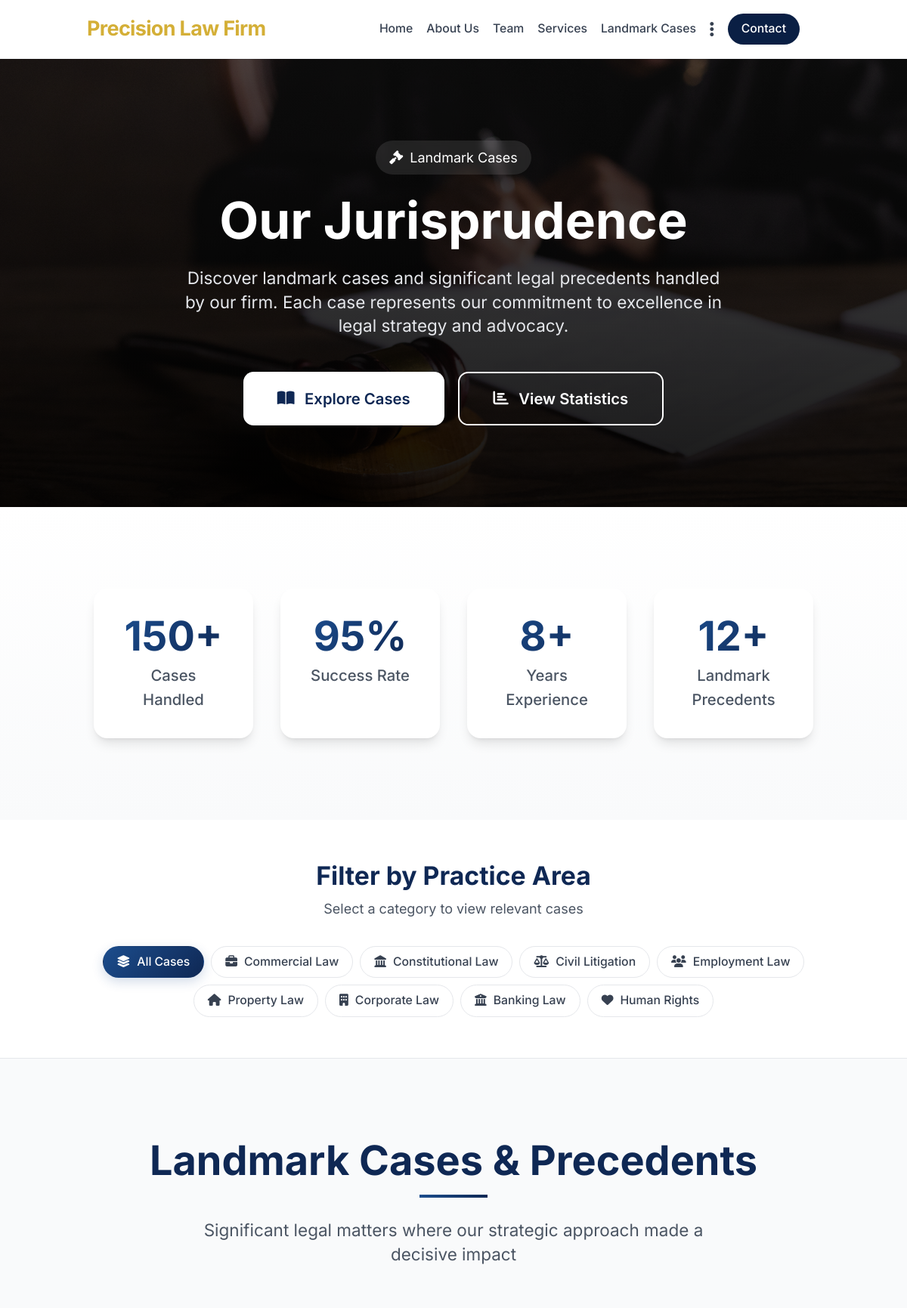
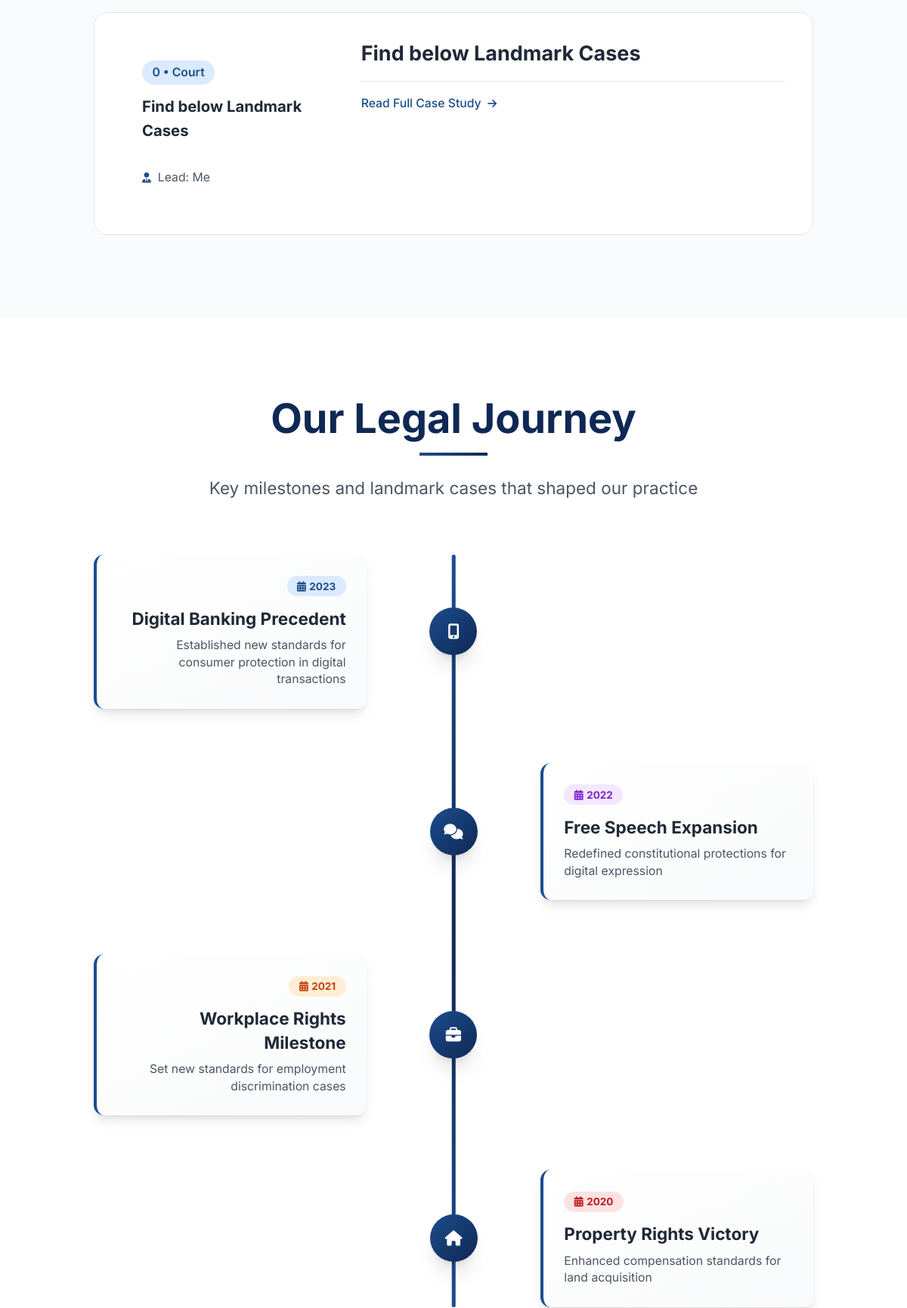
/pages/jurisprudence.php (upper part), run on the app's committed database (2 pictures, top to bottom).
### tables this page shows
CREATE TABLE `jurisprudence_hero` (
  `id` int(11) NOT NULL,
  `badge_text` varchar(255) NOT NULL,
  `title` varchar(255) NOT NULL,
  `subtitle` text NOT NULL,
  `background_image` varchar(500) DEFAULT NULL,
  `created_at` timestamp NULL DEFAULT current_timestamp(),
  `updated_at` timestamp NULL DEFAULT current_timestamp() ON UPDATE current_timestamp()
);

CREATE TABLE `jurisprudence_stats` (
  `id` int(11) NOT NULL,
  `label` varchar(255) NOT NULL,
  `value` varchar(50) NOT NULL,
  `suffix` varchar(10) DEFAULT '',
  `icon` varchar(50) DEFAULT NULL,
  `sort_order` int(11) DEFAULT 0,
  `is_active` tinyint(1) DEFAULT 1,
  `created_at` timestamp NULL DEFAULT current_timestamp()
);

CREATE TABLE `jurisprudence_categories` (
  `id` int(11) NOT NULL,
  `name` varchar(255) NOT NULL,
  `slug` varchar(100) NOT NULL,
  `icon` varchar(50) DEFAULT NULL,
  `sort_order` int(11) DEFAULT 0,
  `is_active` tinyint(1) DEFAULT 1,
  `created_at` timestamp NULL DEFAULT current_timestamp()
);

CREATE TABLE `jurisprudence_cases` (
  `id` int(11) NOT NULL,
  `title` varchar(500) NOT NULL,
  `case_number` varchar(100) DEFAULT NULL,
  `court` varchar(255) DEFAULT NULL,
  `year` int(11) DEFAULT NULL,
  `duration_months` int(11) DEFAULT NULL,
  `lead_attorney` varchar(255) DEFAULT NULL,
  `lead_attorney_initials` varchar(10) DEFAULT NULL,
  `category_id` int(11) DEFAULT NULL,
  `summary` text NOT NULL,
  `key_issues` text DEFAULT NULL,
  `outcome` text DEFAULT NULL,
  `impact` text DEFAULT NULL,
  `icon_color` varchar(50) DEFAULT 'blue',
  `featured` tinyint(1) DEFAULT 0,
  `sort_order` int(11) DEFAULT 0,
  `is_active` tinyint(1) DEFAULT 1,
  `created_at` timestamp NULL DEFAULT current_timestamp(),
  `updated_at` timestamp NULL DEFAULT current_timestamp() ON UPDATE current_timestamp()
);

CREATE TABLE `jurisprudence_timeline` (
  `id` int(11) NOT NULL,
  `year` int(11) NOT NULL,
  `title` varchar(255) NOT NULL,
  `description` text NOT NULL,
  `icon` varchar(50) DEFAULT NULL,
  `color` varchar(50) DEFAULT 'blue',
  `sort_order` int(11) DEFAULT 0,
  `is_active` tinyint(1) DEFAULT 1,
  `created_at` timestamp NULL DEFAULT current_timestamp()
);

### pages/jurisprudence.php (the view, shortened to what the rows shown need)
<?php
require '../config.php';
$stmt = $pdo->query("SELECT * FROM jurisprudence_hero ORDER BY id DESC LIMIT 1");
$hero = $stmt->fetch();
$stmt = $pdo->query("SELECT * FROM jurisprudence_stats WHERE is_active = 1 ORDER BY sort_order ASC");
$stats = $stmt->fetchAll();
$stmt = $pdo->query("SELECT * FROM jurisprudence_categories WHERE is_active = 1 ORDER BY sort_order ASC");
$categories = $stmt->fetchAll();
$stmt = $pdo->query("SELECT c.*, cat.name as category_name, cat.slug, cat.icon as category_icon
                     FROM jurisprudence_cases c
                     LEFT JOIN jurisprudence_categories cat ON c.category_id = cat.id
                     WHERE c.is_active = 1
                     ORDER BY c.featured DESC, c.sort_order ASC, c.year DESC");
$cases = $stmt->fetchAll();
$stmt = $pdo->query("SELECT * FROM jurisprudence_timeline WHERE is_active = 1 ORDER BY year DESC, sort_order ASC");
$timeline = $stmt->fetchAll();
function getColorClasses($color)
{
    $colors = [
        'blue' => ['bg' => 'bg-blue-50', 'text' => 'text-[#1C4D8D]', 'border' => 'border-[#1C4D8D]', 'light' => 'bg-blue-100'],
        'purple' => ['bg' => 'bg-purple-50', 'text' => 'text-purple-700', 'border' => 'border-purple-700', 'light' => 'bg-purple-100'],
        'orange' => ['bg' => 'bg-orange-50', 'text' => 'text-orange-700', 'border' => 'border-orange-700', 'light' => 'bg-orange-100'],
        'green' => ['bg' => 'bg-green-50', 'text' => 'text-green-700', 'border' => 'border-green-700', 'light' => 'bg-green-100'],
        'red' => ['bg' => 'bg-red-50', 'text' => 'text-red-700', 'border' => 'border-red-700', 'light' => 'bg-red-100']
    ];
    return $colors[$color] ?? $colors['blue'];
}
?>
<!DOCTYPE html>
<html lang="en">
<head>
    <script src="https://cdn.tailwindcss.com"></script>
    <link rel="stylesheet" href="https://cdnjs.cloudflare.com/ajax/libs/font-awesome/6.4.0/css/all.min.css">
    <link rel="stylesheet" href="https://unpkg.com/aos@next/dist/aos.css" />
</head>
<body class="bg-white">
    <section class="hero-section py-16 md:py-20 lg:py-24">
        <div class="container mx-auto px-4 sm:px-6 lg:px-8">
            <div class="max-w-4xl mx-auto text-center">
                <span class="inline-flex items-center bg-white/10 backdrop-blur-sm text-white px-4 py-2 rounded-full text-sm sm:text-base mb-6"
                    data-aos="fade-up-slow" data-aos-duration="1400">
                    <i class="fas fa-gavel mr-2"></i><?= htmlspecialchars($hero['badge_text'] ?? 'Landmark Cases') ?>
                </span>
                <h1 class="text-4xl sm:text-5xl lg:text-6xl xl:text-7xl font-bold text-white mb-6"
                    data-aos="fade-up-slow" data-aos-duration="1400" data-aos-delay="200">
                    <?= htmlspecialchars($hero['title'] ?? 'Our Landmark Cases') ?>
                </h1>
                <p class="text-base sm:text-lg md:text-xl text-gray-200 mb-8 md:mb-10 max-w-2xl mx-auto  px-4"
                    data-aos="fade-up-slow" data-aos-duration="1400" data-aos-delay="300">
                    <?= htmlspecialchars($hero['subtitle'] ?? 'Discover landmark cases and significant legal precedents handled by our firm. Each case represents our commitment to excellence in legal strategy and advocacy.') ?>
                </p>
                <div class="flex flex-col sm:flex-row gap-3 md:gap-4 justify-center px-4" data-aos="fade-up-slow" data-aos-duration="1400" data-aos-delay="400">
                    <a href="#featured-cases"
                        class="bg-white text-[#0F2854] px-6 md:px-8 lg:px-10 py-3 md:py-4 rounded-xl font-semibold hover:bg-gray-100 transition duration-300 inline-flex items-center justify-center text-sm md:text-base lg:text-lg">
                    </a>
                    <a href="#stats"
                        class="border-2 border-white text-white px-6 md:px-8 lg:px-10 py-3 md:py-4 rounded-xl font-semibold hover:bg-white/10 transition duration-300 inline-flex items-center justify-center text-sm md:text-base lg:text-lg">
                    </a>
                </div>
            </div>
        </div>
    </section>
    <section id="stats" class="py-16 md:py-20 lg:py-24 bg-gradient-to-b from-white to-gray-50 pattern-bg">
        <div class="container mx-auto px-4 sm:px-6 lg:px-8">
            <div class="grid grid-cols-2 lg:grid-cols-4 gap-4 sm:gap-6 md:gap-8 text-center">
                <?php if (!empty($stats)): ?>
                    <?php foreach ($stats as $index => $stat): ?>
                        <div class="bg-white rounded-xl sm:rounded-2xl p-4 sm:p-6 md:p-8 shadow-lg hover:shadow-xl transition-shadow duration-300"
                            data-aos="zoom-in" data-aos-delay="<?= $index * 100 ?>">
                            <div class="stat-counter text-2xl sm:text-3xl md:text-4xl lg:text-5xl font-bold text-[#0F2854] mb-1 md:mb-2">
                                <?= htmlspecialchars($stat['value']) ?><?= htmlspecialchars($stat['suffix'] ?? '') ?>
                            </div>
                            <p class="text-gray-600 text-xs sm:text-sm md:text-base lg:text-lg font-medium"><?= htmlspecialchars($stat['label']) ?></p>
                        </div>
                    <?php endforeach; ?>
                <?php endif; ?>
            </div>
        </div>
    </section>
    <section class="py-10 md:py-12 bg-white border-b border-gray-200">
        <div class="container mx-auto px-4 sm:px-6 lg:px-8">
            <div class="max-w-4xl mx-auto">
                <div class="flex flex-wrap gap-2 justify-center px-2" data-aos="fade-up-slow" data-aos-duration="1400" data-aos-delay="100">
                    <button class="category-btn active px-3 sm:px-4 py-2 text-xs sm:text-sm rounded-full border transition-all duration-300" data-category="all">
                        <i class="fas fa-layer-group mr-1 sm:mr-2"></i>All Cases
                    </button>
                    <?php if (!empty($categories)): ?>
                        <?php foreach ($categories as $category): ?>
                            <button class="category-btn px-3 sm:px-4 py-2 text-xs sm:text-sm rounded-full border transition-all duration-300" data-category="<?= htmlspecialchars($category['slug']) ?>">
                                <i class="fas <?= htmlspecialchars($category['icon'] ?? 'fa-folder') ?> mr-1 sm:mr-2"></i><?= htmlspecialchars($category['name']) ?>
                            </button>
                        <?php endforeach; ?>
                    <?php endif; ?>
                </div>
            </div>
        </div>
    </section>
    <section id="featured-cases" class="py-16 md:py-20 lg:py-24 bg-gray-50 pattern-bg">
        <div class="container mx-auto px-4 sm:px-6 lg:px-8">
            <div class="max-w-6xl mx-auto">
                <div class="text-center mb-12 md:mb-16" data-aos="fade-up-slow" data-aos-duration="1400">
                    <h2 class="text-3xl md:text-4xl lg:text-5xl font-bold text-[#0F2854] mb-3 md:mb-4">Landmark Cases & Precedents</h2>
                </div>
                <div class="space-y-6 md:space-y-8">
                    <?php if (!empty($cases)): ?>
                        <?php foreach ($cases as $index => $case):
                            $colors = getColorClasses($case['icon_color'] ?? 'blue');
                            $categorySlug = '';
                        ?>
                            <div class="case-card bg-white rounded-xl md:rounded-2xl p-4 sm:p-6 md:p-8 reveal"
                                data-category="<?= $categorySlug ?>"
                                data-aos="fade-up-slow" data-aos-duration="1400" data-aos-delay="<?= $index * 100 ?>">
                                <div class="flex flex-col lg:flex-row gap-6 md:gap-8">
                                    <div class="lg:w-1/3">
                                        <div class="bg-gradient-to-br from-<?= $colors['bg'] ?> to-gray-50 p-4 sm:p-5 md:p-6 rounded-xl h-full">
                                            <div class="mb-4 md:mb-6">
                                                <div class="flex flex-wrap items-center justify-between gap-2 mb-3">
                                                    <span class="<?= $colors['light'] ?> <?= $colors['text'] ?> text-xs sm:text-sm font-semibold px-2 sm:px-3 py-1 rounded-full">
                                                        <?= $case['year'] ?> • <?= htmlspecialchars($case['court'] ?? 'Court') ?>
                                                    </span>
                                                </div>
                                                <h3 class="text-base sm:text-lg font-bold text-gray-800 mb-2"><?= htmlspecialchars($case['title']) ?></h3>
                                            </div>
                                            <div class="text-xs sm:text-sm text-gray-600">
                                                <div class="flex items-center">
                                                    <i class="fas fa-user-tie <?= $colors['text'] ?> mr-2 text-xs"></i>
                                                    <span class="truncate">Lead: <?= htmlspecialchars($case['lead_attorney'] ?? 'Me') ?></span>
                                                </div>
                                            </div>
                                        </div>
                                    </div>
                                    <div class="lg:w-2/3">
                                        <h4 class="text-lg sm:text-xl md:text-2xl font-bold text-gray-800 mb-3 md:mb-4"><?= htmlspecialchars($case['title']) ?></h4>
                                        <div class="space-y-3 md:space-y-4 text-gray-700 text-sm sm:text-base">
                                            <div class="flex flex-wrap items-center justify-between pt-3 md:pt-4 border-t border-gray-200 gap-2">
                                                <a href="#" class="<?= $colors['text'] ?> font-medium hover:opacity-80 transition text-xs sm:text-sm">
                                                    Read Full Case Study <i class="fas fa-arrow-right ml-1 text-xs"></i>
                                                </a>
                                            </div>
                                        </div>
                                    </div>
                                </div>
                            </div>
                        <?php endforeach; ?>
                    <?php endif; ?>
                </div>
            </div>
        </div>
    </section>
    <section class="py-16 md:py-20 lg:py-24 bg-white">
        <div class="container mx-auto px-4 sm:px-6 lg:px-8">
            <div class="max-w-6xl mx-auto">
                <div class="text-center mb-12 md:mb-16" data-aos="fade-up-slow" data-aos-duration="1400">
                    <h2 class="text-3xl md:text-4xl lg:text-5xl font-bold text-[#0F2854] mb-3 md:mb-4">Our Legal Journey</h2>
                </div>
                <div class="relative">
                    <div class="space-y-8 md:space-y-16">
                        <?php if (!empty($timeline)): ?>
                            <?php foreach ($timeline as $index => $item):
                                $colors = getColorClasses($item['color'] ?? 'blue');
                                $position = ($index % 2 == 0) ? 'left' : 'right';
                            ?>
                                <div class="relative" data-aos="<?= ($position == 'left') ? 'fade-right-slow' : 'fade-left-slow' ?>" data-aos-duration="1400" data-aos-delay="<?= $index * 100 ?>">
                                    <div class="hidden md:flex flex-row items-center <?= ($position == 'left') ? '' : 'flex-row-reverse' ?>">
                                        <div class="w-5/12 <?= ($position == 'left') ? 'text-right pr-8' : 'text-left pl-8' ?>">
                                            <div class="bg-gradient-to-br from-white to-gray-50 p-6 rounded-xl shadow-lg hover:shadow-xl transition-all duration-500 border-l-4 border-[#1C4D8D]">
                                                <div class="inline-block px-3 py-1 rounded-full <?= $colors['light'] ?> <?= $colors['text'] ?> font-bold text-xs mb-3">
                                                    <i class="fas fa-calendar-alt mr-1"></i><?= $item['year'] ?>
                                                </div>
                                                <h3 class="text-xl font-bold text-gray-800 mb-2"><?= htmlspecialchars($item['title']) ?></h3>
                                                <p class="text-sm text-gray-600 "><?= htmlspecialchars($item['description']) ?></p>
                                            </div>
                                        </div>
                                        <div class="w-2/12 flex justify-center">
                                            <div class="relative group">
                                                <div class="w-14 h-14 bg-gradient-to-br from-[#1C4D8D] to-[#0F2854] rounded-full flex items-center justify-center shadow-xl transform group-hover:scale-110 transition-all duration-500">
                                                    <i class="fas <?= htmlspecialchars($item['icon'] ?? 'fa-star') ?> text-white text-lg"></i>
                                                </div>
                                            </div>
                                        </div>
                                    </div>
                                </div>
                            <?php endforeach; ?>
                        <?php endif; ?>
                    </div>
                </div>
            </div>
        </div>
    </section>
</body>
</html>

### data on the page
jurisprudence_hero: badge_text "Landmark Cases", title "Our Jurisprudence", subtitle "Discover landmark cases and significant legal precedents handled by our firm. Each case represents our commitment to excellence in legal strategy and advocacy."
jurisprudence_stats: value "150", suffix "+", label "Cases Handled"
jurisprudence_stats: value "95", suffix "%", label "Success Rate"
jurisprudence_stats: value "8", suffix "+", label "Years Experience"
jurisprudence_stats: value "12", suffix "+", label "Landmark Precedents"
jurisprudence_categories: name "Commercial Law"
jurisprudence_categories: name "Constitutional Law"
jurisprudence_categories: name "Civil Litigation"
jurisprudence_categories: name "Employment Law"
jurisprudence_categories: name "Property Law"
jurisprudence_categories: name "Corporate Law"
jurisprudence_categories: name "Banking Law"
jurisprudence_categories: name "Human Rights"
jurisprudence_cases: year "0", court "Court", title "Find below Landmark Cases", lead_attorney "Me"
jurisprudence_timeline: year "2023", title "Digital Banking Precedent", description "Established new standards for consumer protection in digital transactions"
jurisprudence_timeline: year "2022", title "Free Speech Expansion", description "Redefined constitutional protections for digital expression"
jurisprudence_timeline: year "2021", title "Workplace Rights Milestone", description "Set new standards for employment discrimination cases"
jurisprudence_timeline: year "2020", title "Property Rights Victory", description "Enhanced compensation standards for land acquisition"
